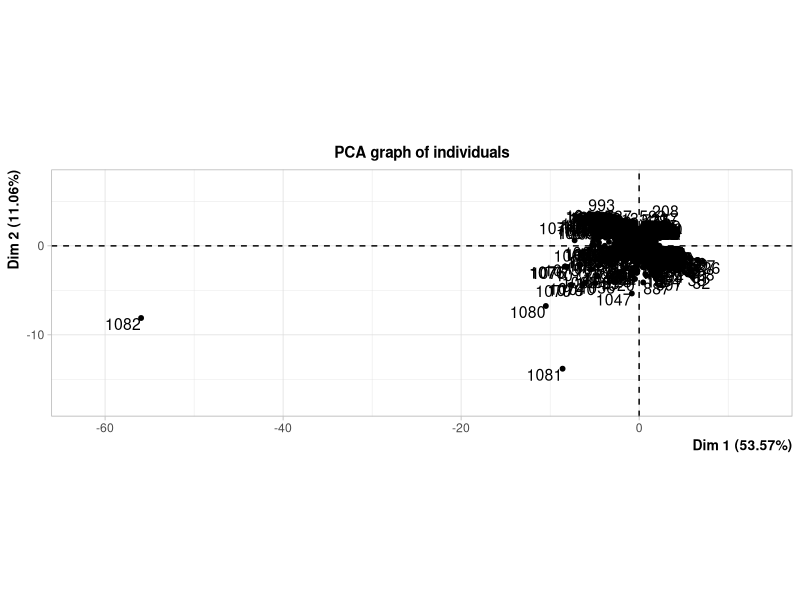
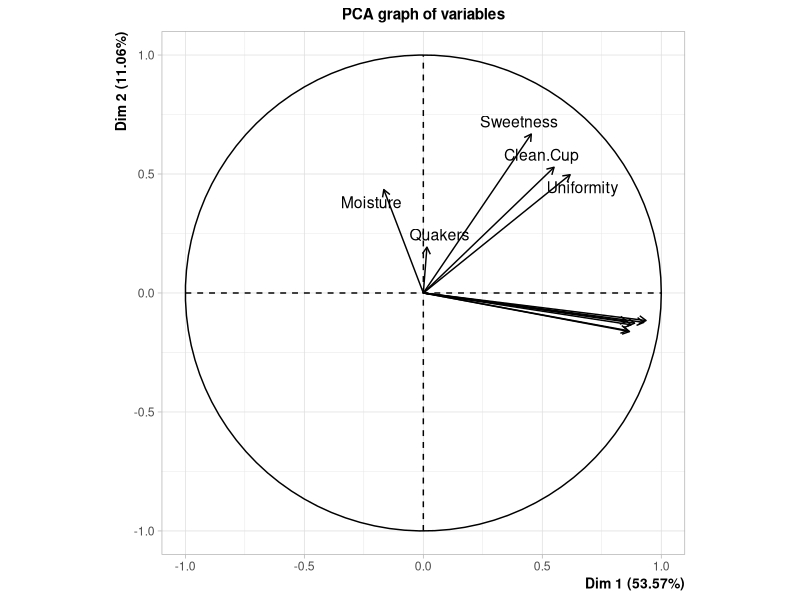
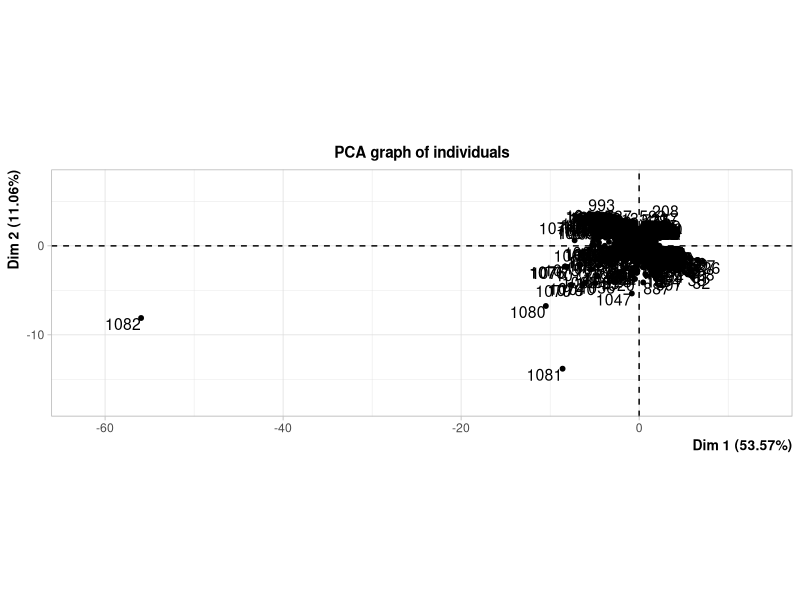
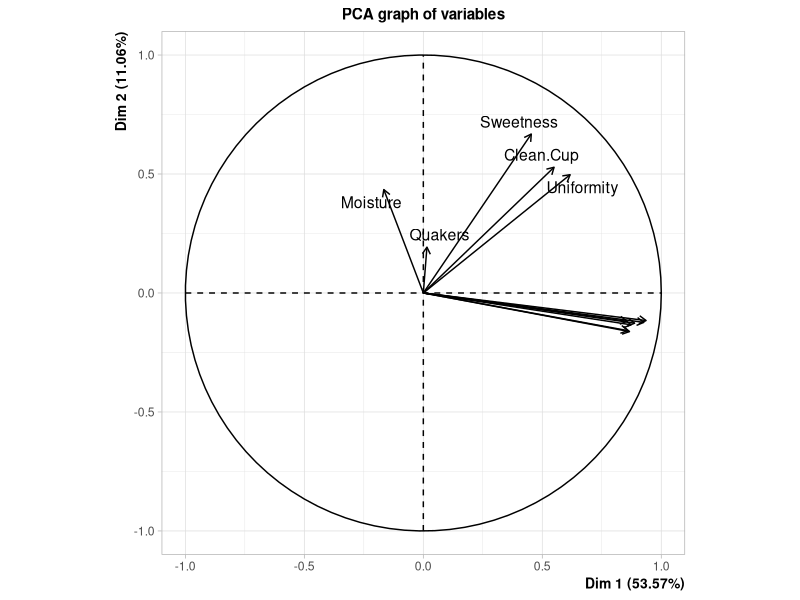
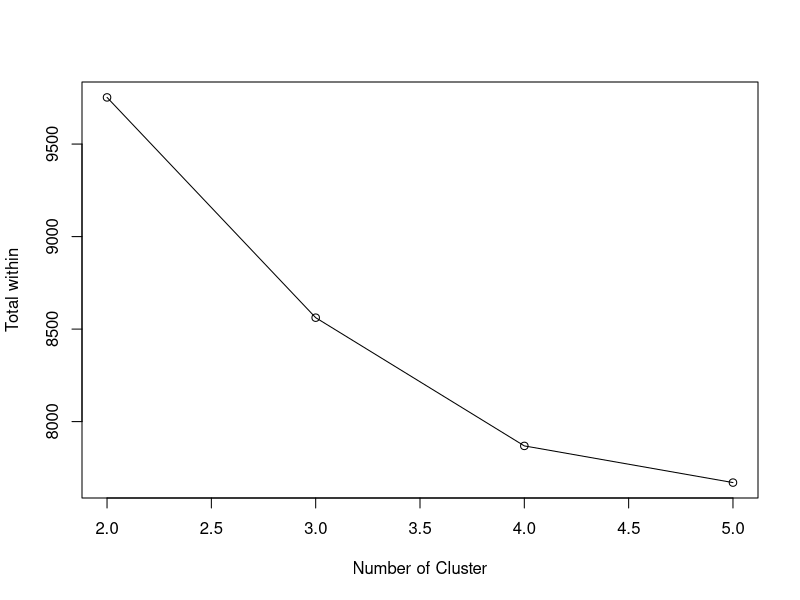

These charts were generated, in order, by the following R code:
## ---- chunk 1
knitr::opts_chunk$set(echo = TRUE)
library(dplyr)
library(FactoMineR)
## ---- chunk 2
# your code here
coffee <- read.csv("coffee.csv", stringsAsFactors = T)
str(coffee)
## ---- chunk 3
# your code here
coffee_clean <- coffee %>% 
  select(-c(coffeeId))
head(coffee_clean)
## ---- chunk 4
anyNA(coffee_clean)
## ---- chunk 5
summary(coffee_clean)
## ---- chunk 6
# your code here
coffee_scale <- scale(coffee_clean)
summary(coffee_scale)
## ---- chunk 7
# your code here
library(FactoMineR)
pca_coffee <- PCA(X = coffee_scale, scale.unit = F, graph = T, ncp = ncol(coffee_scale))
## ---- chunk 8
pca_coffee$eig
## ---- chunk 9
coffee_scale_comp <- prcomp(coffee_clean, scale = T)
summary(coffee_scale_comp)
## ---- chunk 10
# your code here
PCA(coffee_scale, scale.unit = F,graph = T) 
## ---- chunk 11
# your code here
as.data.frame(dimdesc(pca_coffee)$Dim.1$quanti)
## ---- chunk 12
# your code here
coffee_filter <- coffee %>% 
  filter(coffeeId != 1082 )

coffee_clean <- coffee_filter %>% 
  select(-c(coffeeId)) %>% 
  na.omit()

coffee_scale <- coffee_clean %>% scale()
## ---- chunk 13
RNGkind(sample.kind = "Rounding")
kmeansTunning <- function(data, maxK) {
  withinall <- NULL
  total_k <- NULL
  for (i in 2:maxK) {
    set.seed(101)
    temp <- kmeans(data,i)$tot.withinss
    withinall <- append(withinall, temp)
    total_k <- append(total_k,i)
  }
  plot(x = total_k, y = withinall, type = "o", xlab = "Number of Cluster", ylab = "Total within")
}

# kmeansTunning(your_data, maxK = 5)
kmeansTunning(coffee_scale, maxK = 5)
## ---- chunk 14
# your code here
set.seed(101)

coffee_cluster <- kmeans(x = coffee_scale, centers = 4)

coffee_filter <- coffee_filter %>% 
   mutate(cluster = coffee_cluster$cluster)

## ---- chunk 15
# your code here
coffee_filter %>% 
  filter(coffeeId %in% c(929,1060,208,1011)) %>%  select(coffeeId,cluster)
## ---- chunk 16
# your code here
coffee_filter%>%
   select(cluster,Aroma,Flavor,Sweetness,Acidity,Body) %>% 
   group_by(cluster) %>% 
   summarise_all(mean)
